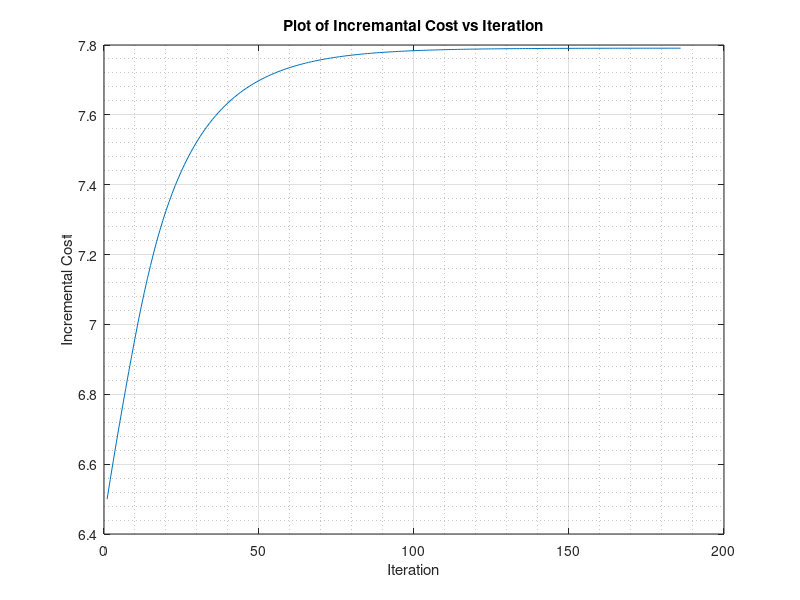
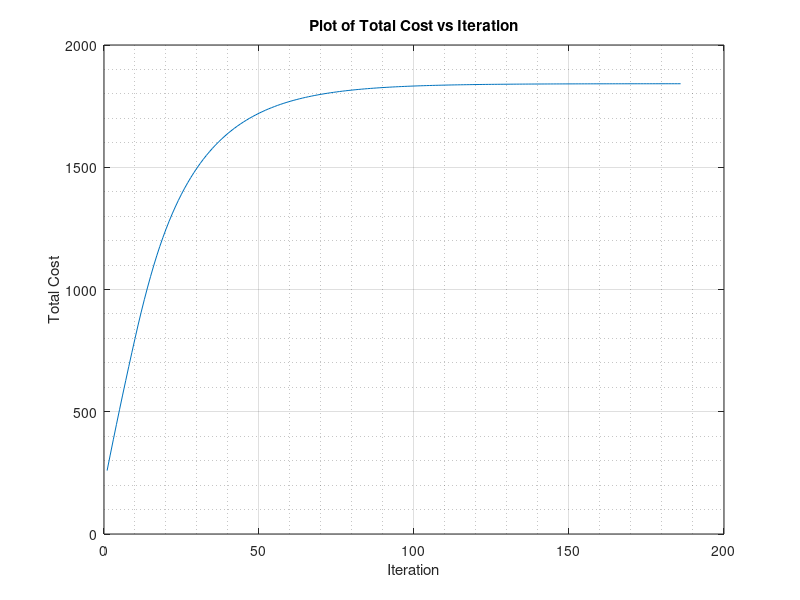
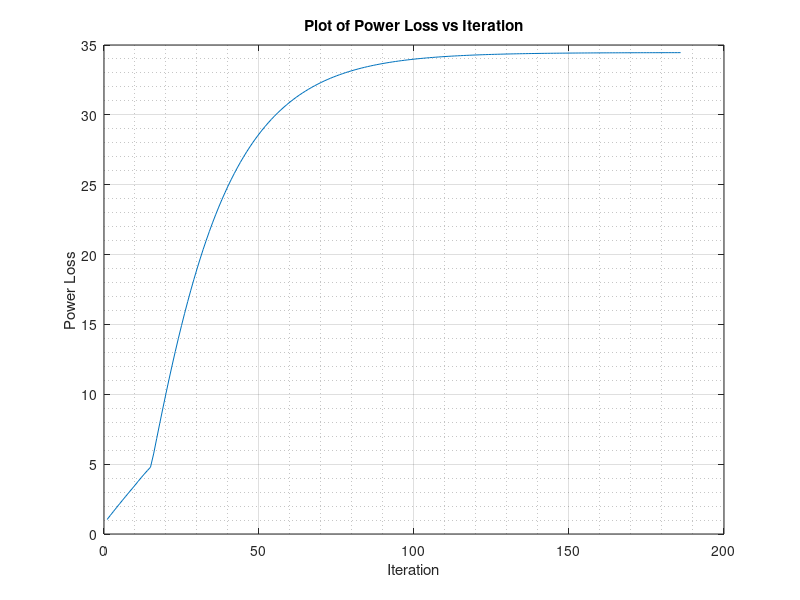

MATLAB code to generate these figures, in order: (Note: this script raises an error after producing the figures.)
clear all;
close all;

a=[200 180 140];                  % a,b,g are constants of cost function
b=[7 6.3 6.8];
g=[0.008 0.009 0.007];            
Pd=150; E=10^(-2);                %n=no of iterations
L=[6.5 7 7.5 8 8.5 9];            %L(lamda)=Incremental Fuel Cost                       
Pmax=[85 80 70];                  %Pmax,Pmin=Maximum and minimum generating limits respectively
Pmin=[10 10 10];                  %status=1: plant output is within generation limit in that iteration
status=[1 1 1];                   %status=0: plant output has crossed generation limit in that iteration                                   %Pd=Power Demand,E=Tolerance

B=[0.000218 0.000093 0.000028; 0.0093 0.000228 0.000017; 0.000028 0.000017 0.000179];
B0=[0.000003 0.000031 0.0000115];
B00=0.0000030523;                 %B, B0 and B00 are Loss Coefficients
for j=1:length(L)
    dP=5; n=0; 
while (abs(dP)>E)
n=n+1; C=0; status=[1 1 1];
for i=1:length(a)
    P(i)=(L(j)-b(i))/(2*g(i)+L(j)*B(i,i));
    C=C+a(i)+b(i)*P(i)+g(i)*P(i)^2;
end
for i=1:length(a)
    if P(i)>Pmax(i)
        P(i)=Pmax(i);
        status(i)=0;
    elseif P(i)<Pmin(i)
            P(i)=Pmin(i);
            status(i)=0;
        else P(i)=P(i);
    end
end
Ploss=0;
for i=1:3
    for k=1:3
        Ploss=Ploss+P(i)*B(i,k)*P(k)+B0(i)*P(i)+B00;
    end
end
PowerLoss(n,1)=Ploss;
Status(n,:)=status;
P1(n,1)=P(1);P2(n,1)=P(2);P3(n,1)=P(3);
Cost(n,1)=C;
IC(n,1)=L(j);
Iteration(n,1)=n;
dP=sum(P)-Pd-Ploss;
dLd=0;
for i=1:3
    dLd=dLd+(g(i)+B(i,i)+b(i))/(2*(g(i)+L(j)*B(i,i)));
end
dL=dP/dLd;
L(j)=L(j)-dL/2;
Pdemand(n,1)=Pd; Pgen(n,1)=sum(P); delP(n,1)=dP;
end
figure(1);plot(IC); hold on; xlabel('Iteration'); ylabel('Incremental Cost');
    title('Plot of Incremantal Cost vs Iteration'); grid; grid minor;
figure(2);plot(Cost); grid on; grid minor; hold on; xlabel('Iteration'); ylabel('Total Cost');
    title('Plot of Total Cost vs Iteration');
figure(3);plot(PowerLoss); hold on; xlabel('Iteration'); ylabel('Power Loss');
    title('Plot of Power Loss vs Iteration'); grid; grid minor;
T=table(Iteration,IC,P1,P2,P3,Pdemand,Pgen,delP,Status,Cost)
end


